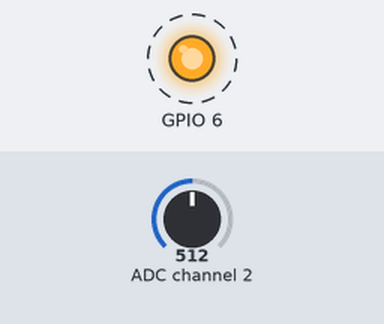
The program below on a simulated Raspberry Pi (BCM pin numbers). Shown: output pins drawn as LEDs (lit = HIGH). Dashed ring = blinking. Inputs (shaded band) come from the test bench; at power-on: ADC channel 2 = 512 (analog values on the 0–1023 scale). What the program prints to the terminal is not drawn.

Above: at 0.2 s.
Timing chart, 0 to 5.8 s (numbered marks = the images above):
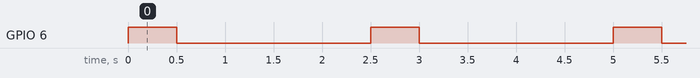

The program:

calibrate_soil.py
```python
# Import SPI library (for hardware SPI) and MCP3008 library.
import Adafruit_GPIO.SPI as SPI
import Adafruit_MCP3008

# Import DHT library
import Adafruit_DHT as DHT

import RPi.GPIO as gp
from time import sleep

SPI_PORT = 0
SPI_DEVICE = 0
DHT_PIN = 13

class Actuator:
    def __init__(self, name, gpio):
        self.name = name
        self.gpio = gpio
        self.value = gp.LOW
        gp.setmode(gp.BCM)
        gp.setup(gpio, gp.OUT)

    def set(self, value):
        self.value = value
        gp.output(self.gpio, value)

    def on(self):
        self.set(gp.HIGH)

    def off(self):
        self.set(gp.LOW)

class Sensor:
    def __init__(self, name, unit):
        self.name = name
        self.unit = unit
        self.rawValue = 0.0
        self.value = 0.0

    def calibrationFunction(self, x):
        return x

    def getReadout(self):
        return str(round(self.value)) + " " + self.unit

class AnalogSensor(Sensor):
    def __init__(self, name, unit, mcp, channel):
        super().__init__(name, unit)
        self.mcp = mcp
        self.channel = channel

    def read(self):
        self.rawValue = self.mcp.read_adc(self.channel)
        self.value = self.calibrationFunction(self.rawValue)
        return self.value

class SoilMoistureSensor(AnalogSensor):
    def __init__(self, name, unit, mcp, channel):
        super().__init__(name, unit, mcp, channel)

    def calibrationFunction(self, x):
        return x / 10.23

spi = SPI.SpiDev(SPI_PORT, SPI_DEVICE)
mcp = Adafruit_MCP3008.MCP3008(spi = spi)
s = SoilMoistureSensor("SMS3", "%", mcp, 2)
a = Actuator("soilSensors", 6)
while True:
    a.on()
    sleep(0.5)
    print(s.name + ": " + str(s.read()))
    a.off()
    sleep(2)
```

Measured:
- by itself, GPIO 6: alternates HIGH for 0.50 s and LOW for 2.0 s
